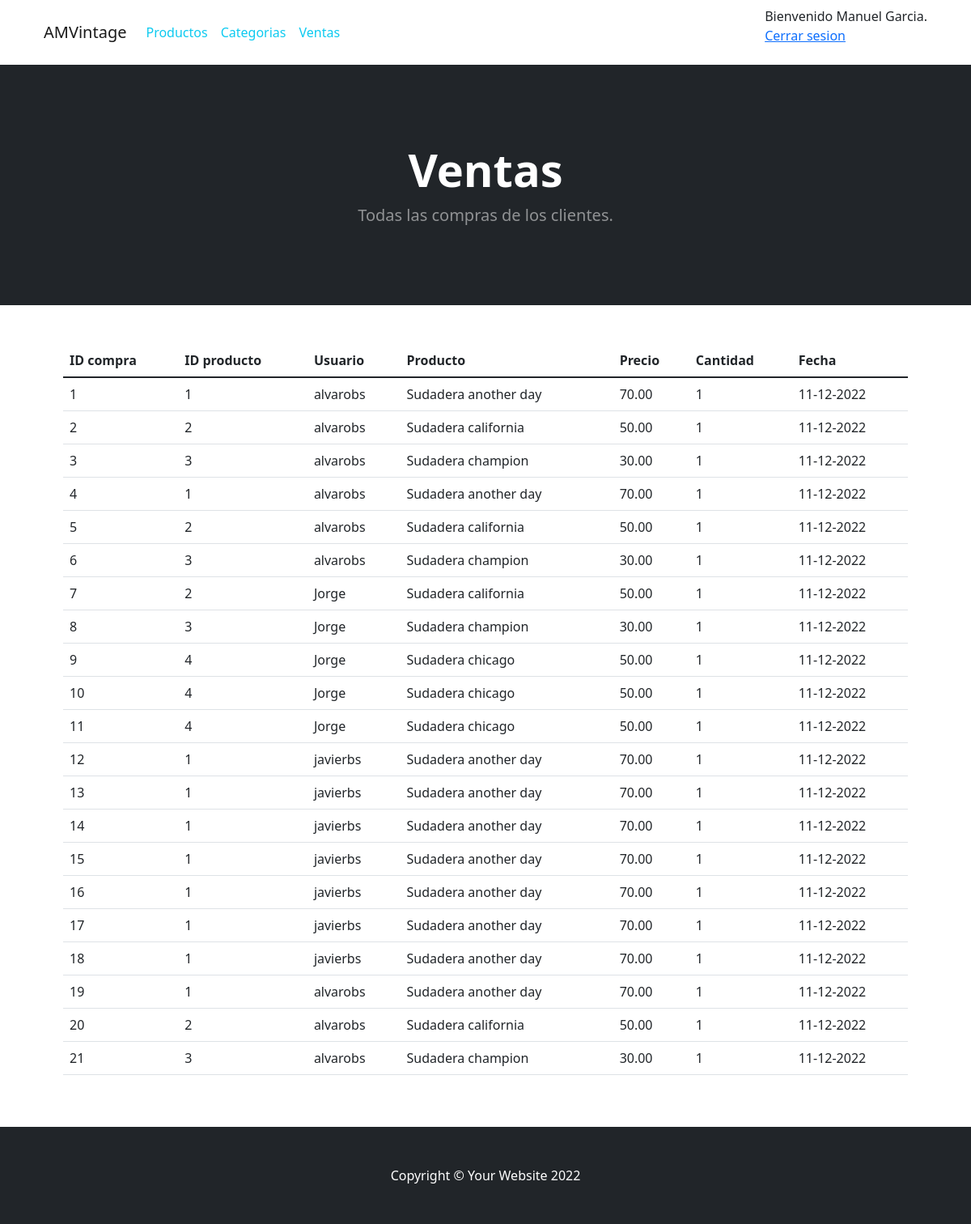
Page /administrarVentas.php (signed in) on the committed database.
### tables this page shows
CREATE TABLE `usuarios` (
  `nombre` varchar(255) NOT NULL,
  `nombreUsuario` varchar(255) NOT NULL,
  `contra` varchar(255) NOT NULL,
  `direccion` varchar(255) NOT NULL,
  `gmail` varchar(255) NOT NULL,
  `telefono` int(11) NOT NULL,
  `tipo` varchar(255) NOT NULL
);

CREATE TABLE `compras` (
  `idCompra` int(11) NOT NULL,
  `id_producto` int(11) NOT NULL,
  `nombreUsuario` varchar(255) NOT NULL,
  `fecha` varchar(255) NOT NULL
);

CREATE TABLE `productos` (
  `id` int(11) NOT NULL,
  `nombre` varchar(255) NOT NULL,
  `descripcion` varchar(255) NOT NULL,
  `precio` decimal(10,2) NOT NULL,
  `cantidad` int(11) NOT NULL,
  `imagen` varchar(255) NOT NULL,
  `id_categoria` int(11) NOT NULL
);

### administrarVentas.php (the view, shortened to what this page needs)
<?php  require_once "conexion.php";
?>
<!DOCTYPE html>
<html lang="en">
<head>
    <link href="css/styles.css" rel="stylesheet" />
    <link href="css/estilos.css" rel="stylesheet" />
</head>
<body>
    <div class="container">
    <nav class="navbar navbar-expand-lg navbar-light">
  <div class="container-fluid">
    <a class="navbar-brand" href="index.php">AMVintage</a>
    <div class="collapse navbar-collapse" id="navbarNav">
      <ul class="navbar-nav">
        <a href="administrar.php" class="nav-link text-info" category="all">Productos</a>
      </ul>
      <ul class="navbar-nav">
        <a href="administrarCategorias.php" class="nav-link text-info" category="all">Categorias</a>
      </ul>
      <ul class="navbar-nav">
        <a href="administrarVentas.php" class="nav-link text-info" category="all">Ventas</a>
      </ul>
    </div>
    <ul>
            <?php
            if(isset($_SESSION["usuario"])){
                $nomusu=$_SESSION["usuario"];
                $query=mysqli_query($conexion,"SELECT nombre, nombreUsuario, tipo FROM usuarios WHERE nombreUsuario='$nomusu'");
                $result=mysqli_num_rows($query);
                if($result>0){
                    $data=mysqli_fetch_assoc($query);
                    echo "Bienvenido ".$data["nombre"].".";
                    echo "<br>";
                    echo "<a href='destruirsesion.php'>Cerrar sesion</a>";
                }
            }else{
            ?>
          <a href="inicioSesion.php" class="btn btn-primary">Iniciar sesión</a>
          <?php } ?>
            </ul>
  </div>
</nav>
    </div>
    <header class="bg-dark py-5">
        <div class="container px-4 px-lg-5 my-5">
            <div class="text-center text-white">
                <h1 class="display-4 fw-bolder">Ventas</h1>
                <p class="lead fw-normal text-white-50 mb-0">Todas las compras de los clientes.</p>
            </div>
        </div>
    </header>
    <section class="py-5">
        <div class="container px-4 px-lg-5">
            <div class="row">
                <div class="col-md-12">
                    <div class="table-responsive">
                        <table class="table table-hover">
                            <thead>
                                <tr>
                                    <th>ID compra</th>
                                    <th>ID producto</th>
                                    <th>Usuario</th>
                                    <th>Producto</th>
                                    <th>Precio</th>
                                    <th>Cantidad</th>
                                    <th>Fecha</th>
                                </tr>
                            </thead>
                            <tbody id="tblCarrito">
                        <?php
                        $query=mysqli_query($conexion,"SELECT *
                        FROM compras
                        INNER JOIN productos
                        ON compras.id_producto = productos.id;");
                        $result=mysqli_num_rows($query);
                        if($result>0){
                           while($data=mysqli_fetch_assoc($query)){
                               echo "<tr>";
                               echo "<td>".$data["idCompra"]."</td>";
                               echo "<td>".$data["id_producto"]."</td>";
                               echo "<td>".$data["nombreUsuario"]."</td>";
                               echo "<td>".$data["nombre"]."</td>";
                               echo "<td>".$data["precio"]."</td>";
                               echo "<td>1</td>";
                               echo "<td>".$data["fecha"]."</td>";
                           }
                        }
                        ?>
                            </tbody>
                        </table>
                    </div>
                </div>
            </div>
        </div>
    </section>
    <footer class="py-5 bg-dark">
        <div class="container">
            <p class="m-0 text-center text-white">Copyright &copy; Your Website 2022</p>
        </div>
    </footer>
</body>
</html>

### rows in the picture
usuarios: nombre "Manuel Garcia"
compras: idCompra "1", id_producto "1", nombreUsuario "alvarobs", id_producto.nombre "Sudadera another day", id_producto.precio "70.00", fecha "11-12-2022"
compras: idCompra "2", id_producto "2", nombreUsuario "alvarobs", id_producto.nombre "Sudadera california", id_producto.precio "50.00", fecha "11-12-2022"
compras: idCompra "3", id_producto "3", nombreUsuario "alvarobs", id_producto.nombre "Sudadera champion", id_producto.precio "30.00", fecha "11-12-2022"
compras: idCompra "4", id_producto "1", nombreUsuario "alvarobs", id_producto.nombre "Sudadera another day", id_producto.precio "70.00", fecha "11-12-2022"
compras: idCompra "5", id_producto "2", nombreUsuario "alvarobs", id_producto.nombre "Sudadera california", id_producto.precio "50.00", fecha "11-12-2022"
compras: idCompra "6", id_producto "3", nombreUsuario "alvarobs", id_producto.nombre "Sudadera champion", id_producto.precio "30.00", fecha "11-12-2022"
compras: idCompra "7", id_producto "2", nombreUsuario "Jorge", id_producto.nombre "Sudadera california", id_producto.precio "50.00", fecha "11-12-2022"
compras: idCompra "8", id_producto "3", nombreUsuario "Jorge", id_producto.nombre "Sudadera champion", id_producto.precio "30.00", fecha "11-12-2022"
compras: idCompra "9", id_producto "4", nombreUsuario "Jorge", id_producto.nombre "Sudadera chicago", id_producto.precio "50.00", fecha "11-12-2022"
compras: idCompra "10", id_producto "4", nombreUsuario "Jorge", id_producto.nombre "Sudadera chicago", id_producto.precio "50.00", fecha "11-12-2022"
compras: idCompra "11", id_producto "4", nombreUsuario "Jorge", id_producto.nombre "Sudadera chicago", id_producto.precio "50.00", fecha "11-12-2022"
compras: idCompra "12", id_producto "1", nombreUsuario "javierbs", id_producto.nombre "Sudadera another day", id_producto.precio "70.00", fecha "11-12-2022"
compras: idCompra "13", id_producto "1", nombreUsuario "javierbs", id_producto.nombre "Sudadera another day", id_producto.precio "70.00", fecha "11-12-2022"
compras: idCompra "14", id_producto "1", nombreUsuario "javierbs", id_producto.nombre "Sudadera another day", id_producto.precio "70.00", fecha "11-12-2022"
compras: idCompra "15", id_producto "1", nombreUsuario "javierbs", id_producto.nombre "Sudadera another day", id_producto.precio "70.00", fecha "11-12-2022"
compras: idCompra "16", id_producto "1", nombreUsuario "javierbs", id_producto.nombre "Sudadera another day", id_producto.precio "70.00", fecha "11-12-2022"
compras: idCompra "17", id_producto "1", nombreUsuario "javierbs", id_producto.nombre "Sudadera another day", id_producto.precio "70.00", fecha "11-12-2022"
compras: idCompra "18", id_producto "1", nombreUsuario "javierbs", id_producto.nombre "Sudadera another day", id_producto.precio "70.00", fecha "11-12-2022"
compras: idCompra "19", id_producto "1", nombreUsuario "alvarobs", id_producto.nombre "Sudadera another day", id_producto.precio "70.00", fecha "11-12-2022"
compras: idCompra "20", id_producto "2", nombreUsuario "alvarobs", id_producto.nombre "Sudadera california", id_producto.precio "50.00", fecha "11-12-2022"
compras: idCompra "21", id_producto "3", nombreUsuario "alvarobs", id_producto.nombre "Sudadera champion", id_producto.precio "30.00", fecha "11-12-2022"
